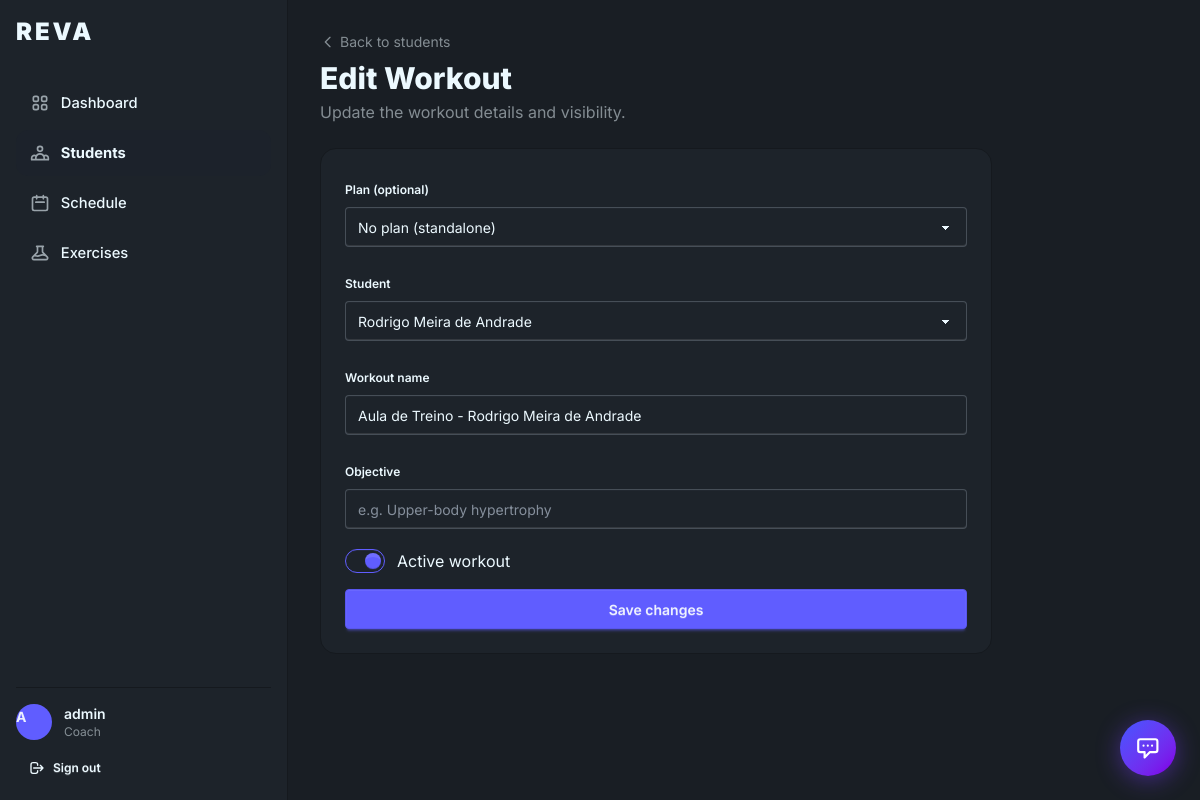
The app's page /workouts/5/edit/ (signed in) with its own data.
### workouts/models.py (models this page shows, shortened)
class WorkoutPlan(models.Model):
	plan = models.ForeignKey(
		TrainingPlan,
		on_delete=models.CASCADE,
		related_name="workouts",
		null=True,
		blank=True,
	)
	athlete = models.ForeignKey(Athlete, on_delete=models.CASCADE, related_name="workout_plans")
	name = models.CharField(max_length=120)
	objective = models.CharField(max_length=200, blank=True)
	origin = models.CharField(max_length=30, choices=PlanOrigin.choices, default=PlanOrigin.TRAINER_PRESCRIBED)
	is_active = models.BooleanField(default=True)
	is_archived = models.BooleanField("Arquivado", default=False)
	created_by = models.ForeignKey(settings.AUTH_USER_MODEL, on_delete=models.CASCADE, related_name="created_workouts")
	created_at = models.DateTimeField(auto_now_add=True)
	updated_at = models.DateTimeField(auto_now=True)
	class Meta:
		ordering = ["-updated_at"]

### accounts/models.py (models this page shows, shortened)
class User(AbstractUser):
	role = models.CharField(max_length=20, choices=UserRole.choices, default=UserRole.STUDENT)
	@property
	def is_trainer(self):
		return self.role == UserRole.TRAINER

### workouts/views.py (the view, shortened to what this page needs)
# urls.py: path("<int:pk>/edit/", WorkoutPlanUpdateView.as_view(), name="workout-edit"),
class WorkoutPlanUpdateView(LoginRequiredMixin, TrainerRequiredMixin, UpdateView):
	model = WorkoutPlan
	form_class = WorkoutPlanForm
	template_name = "workouts/workout_form.html"
	def get_queryset(self):
		return _trainer_workout_queryset(self.request.user)
	def get_form_kwargs(self):
		kwargs = super().get_form_kwargs()
		kwargs["trainer"] = self.request.user
		kwargs["plan"] = None  # don't lock on edit
		return kwargs
	def get_context_data(self, **kwargs):
		ctx = super().get_context_data(**kwargs)
		ctx["editing"] = True
		return ctx

### workouts/forms.py (shortened to what this page needs)
class WorkoutPlanForm(forms.ModelForm):
    class Meta:
        model = WorkoutPlan
        fields = ["plan", "athlete", "name", "objective", "is_active"]
    def __init__(self, *args, trainer=None, plan=None, **kwargs):
        super().__init__(*args, **kwargs)
        self.trainer = trainer
        self.plan_context = plan
        if trainer is not None:
            self.fields["athlete"].queryset = Athlete.objects.filter(
                trainer=trainer,
                relationship_status=StudentRelationshipStatus.ACTIVE,
            )
            self.fields["plan"].queryset = TrainingPlan.objects.filter(
                created_by=trainer,
                athlete__trainer=trainer,
                athlete__relationship_status=StudentRelationshipStatus.ACTIVE,
            )
        self.fields["plan"].required = False
        if plan is not None:
            self.fields["plan"].initial = plan.pk
            self.fields["plan"].widget = forms.HiddenInput()
            self.fields["athlete"].initial = plan.athlete.pk
            self.fields["athlete"].widget = forms.HiddenInput()

### core/mixins.py (called while the page is built)
    def test_func(self):
        return self.request.user.is_authenticated and self.request.user.is_trainer

### workouts/views.py (called while the page is built)
def _trainer_workout_queryset(user):
	return WorkoutPlan.objects.filter(
		created_by=user,
		athlete__trainer=user,
		athlete__relationship_status=StudentRelationshipStatus.ACTIVE,
	)

### templates/workouts/workout_form.html (shortened to what this page needs)
{% extends 'base.html' %}
{% block screen_id %}workout-form{% endblock %}
{% block nav_students %}active{% endblock %}
{% block content %}
<div class="mb-6">
  <a href="{% if plan %}{% url 'plan-detail' plan.pk %}{% else %}{% url 'student-list' %}{% endif %}" class="text-sm opacity-50 hover:opacity-80 transition inline-flex items-center gap-1 mb-2">
    <svg class="w-4 h-4" fill="none" viewBox="0 0 24 24" stroke="currentColor"><path stroke-linecap="round" stroke-linejoin="round" stroke-width="2" d="M15 19l-7-7 7-7"/></svg>
    {% if plan %}Back to {{ plan.name }}{% else %}Back to students{% endif %}
  </a>
  <h1 class="text-2xl sm:text-3xl font-extrabold">{% if editing %}Edit Workout{% else %}New Workout{% endif %}</h1>
  <p class="opacity-50 mt-1 text-sm sm:text-base">
    {% if editing %}Update the workout details and visibility.{% elif plan %}Creating a workout inside <strong>{{ plan.name }}</strong> for {{ plan.athlete.user.get_full_name }}.{% else %}Fill in the details to create a workout for a student.{% endif %}
  </p>
</div>
<div class="max-w-2xl">
  <div class="bg-base-100 rounded-2xl border border-base-300 p-4 sm:p-6">
    <form method="post" class="space-y-4">
      {% if form.plan.is_hidden %}
        {{ form.plan }}
        {{ form.athlete }}
      {% else %}
        <fieldset class="fieldset">
          <legend class="fieldset-legend">Plan (optional)</legend>
          <select class="select w-full" name="plan">
            <option value="">No plan (standalone)</option>
          </select>
        </fieldset>
        <fieldset class="fieldset">
          <legend class="fieldset-legend">Student</legend>
          <select class="select w-full{% if form.athlete.errors %} select-error{% endif %}" name="athlete" required>
            {% for option in form.athlete.field.queryset %}
              <option value="{{ option.pk }}" {% if form.athlete.value|stringformat:"s" == option.pk|stringformat:"s" %}selected{% endif %}>{{ option.user.get_full_name|default:option.user.username }}</option>
            {% endfor %}
          </select>
        </fieldset>
      {% endif %}
      <fieldset class="fieldset">
        <legend class="fieldset-legend">Workout name</legend>
        <input class="input w-full{% if form.name.errors %} input-error{% endif %}" type="text" name="name" value="{{ form.name.value|default:'' }}" placeholder="e.g. Workout A - Upper Body" required>
      </fieldset>
      <fieldset class="fieldset">
        <legend class="fieldset-legend">Objective</legend>
        <input class="input w-full" type="text" name="objective" value="{{ form.objective.value|default:'' }}" placeholder="e.g. Upper-body hypertrophy">
      </fieldset>
      <label class="flex items-center gap-3 cursor-pointer">
        <input class="toggle toggle-primary" type="checkbox" name="is_active" {% if form.is_active.value %}checked{% endif %}>
        <span class="label-text">Active workout</span>
      </label>
      <button class="btn btn-primary btn-block" type="submit">{% if editing %}Save changes{% else %}Create workout{% endif %}</button>
    </form>
  </div>
</div>
{% endblock %}

### templates/base.html (shortened to what this page needs)
<!doctype html>
<html lang="en" data-theme="dark">
<head>
  <link href="https://cdn.jsdelivr.net/npm/daisyui@5" rel="stylesheet" type="text/css" />
  <script src="https://cdn.jsdelivr.net/npm/@tailwindcss/browser@4"></script>
  {% if request.user.is_authenticated %}
  <link rel="stylesheet" href="/static/css/assistant.css">
  {% endif %}
</head>
<body class="bg-base-200 min-h-screen" data-screen-id="{% block screen_id %}default{% endblock %}">
  <div class="drawer lg:drawer-open">
    <div class="drawer-content flex flex-col min-h-screen">
      <main class="app-main flex-1 p-3 sm:p-4 lg:p-8">
        {% block content %}{% endblock %}
      </main>
    </div>
    <div class="drawer-side z-40">
      <aside class="flex flex-col w-72 bg-base-100 border-r border-base-300 p-4 min-h-screen">
        <a href="{% url 'landing' %}" class="text-2xl font-black tracking-wider mb-8 block" style="letter-spacing:.12em">REVA</a>
        <nav class="flex flex-col gap-1 flex-1">
          {% if request.user.is_authenticated %}
            {% if request.user.is_trainer %}
              <a href="{% url 'trainer-dashboard' %}" class="sidebar-link {% block nav_dashboard %}{% endblock %}">
                Dashboard
              </a>
              <a href="{% url 'student-list' %}" class="sidebar-link {% block nav_students %}{% endblock %}">
                Students
              </a>
              <a href="{% url 'schedule' %}" class="sidebar-link {% block nav_schedule %}{% endblock %}">
                <svg fill="none" viewBox="0 0 24 24" stroke="currentColor"><path stroke-linecap="round" stroke-linejoin="round" stroke-width="2" d="M8 7V3m8 4V3m-9 8h10M5 21h14a2 2 0 002-2V7a2 2 0 00-2-2H5a2 2 0 00-2 2v12a2 2 0 002 2z"/></svg>
                Schedule
              </a>
              <a href="{% url 'exercise-catalog-list' %}" class="sidebar-link {% block nav_exercises %}{% endblock %}">
                Exercises
              </a>
            {% endif %}
          {% endif %}
        </nav>
        {% if request.user.is_authenticated %}
        <div class="border-t border-base-300 pt-4 mt-4">
          <div class="flex items-center gap-3 mb-3">
            <div class="avatar placeholder">
              <div class="bg-primary text-primary-content w-9 rounded-full">
                <span class="text-sm font-bold">{{ request.user.username|make_list|first|upper }}</span>
              </div>
            </div>
            <div class="leading-tight">
              <p class="font-semibold text-sm">{{ request.user.get_full_name|default:request.user.username }}</p>
              <p class="text-xs opacity-50">{% if request.user.is_trainer %}Coach{% else %}Student{% endif %}</p>
            </div>
          </div>
          <form method="post" action="{% url 'logout' %}">
            <button type="submit" class="btn btn-ghost btn-sm btn-block justify-start gap-2">
              <svg class="w-4 h-4" fill="none" viewBox="0 0 24 24" stroke="currentColor"><path stroke-linecap="round" stroke-linejoin="round" stroke-width="2" d="M17 16l4-4m0 0l-4-4m4 4H7m6 4v1a3 3 0 01-3 3H6a3 3 0 01-3-3V7a3 3 0 013-3h4a3 3 0 013 3v1"/></svg>
              Sign out
            </button>
          </form>
        </div>
        {% endif %}
      </aside>
    </div>
  </div>
  {% if request.user.is_authenticated %}
  <button id="reva-fab" class="reva-fab" title="REVA Assistant (Ctrl+K)" aria-label="Open assistant">
    <svg class="reva-fab-icon-chat" fill="none" viewBox="0 0 24 24" stroke="currentColor">
      <path stroke-linecap="round" stroke-linejoin="round" stroke-width="2" d="M8 10h.01M12 10h.01M16 10h.01M9 16H5a2 2 0 01-2-2V6a2 2 0 012-2h14a2 2 0 012 2v8a2 2 0 01-2 2h-5l-5 5v-5z"/>
    </svg>
  </button>
  {% endif %}
</body>
</html>

### static/css/assistant.css (style rules this page uses)
.reva-fab { position: fixed; bottom: 1.5rem; right: 1.5rem; z-index: 9998; width: 3.5rem; height: 3.5rem; border-radius: 50%; background: linear-gradient(135deg, oklch(.55 .25 270), oklch(.50 .28 300)); color: #fff; border: none; cursor: pointer; display: flex; align-items: center; justify-content: center; box-shadow: 0 4px 24px rgba(120, 60, 255, .45), 0 0 0 0 rgba(120, 60, 255, .3); transition: transform .2s cubic-bezier(.4,0,.2,1), box-shadow .2s; animation: reva-fab-pulse 3s ease-in-out infinite; }
.reva-fab svg { width: 1.6rem; height: 1.6rem; transition: transform .3s; }

### templates/base.html (style rules this page uses)
body { font-family: 'Inter', system-ui, sans-serif; -webkit-tap-highlight-color: transparent; }
.sidebar-link { display:flex; align-items:center; gap:.65rem; padding:.75rem .9rem; border-radius:.75rem; font-weight:500; font-size:.92rem; color:inherit; text-decoration:none; transition:background .15s; min-height:44px; }
.sidebar-link:hover, .sidebar-link.active { background:oklch(.25 .02 260); }
.sidebar-link.active { font-weight:700; }
.sidebar-link svg { width:20px; height:20px; flex-shrink:0; opacity:.6; }
.app-main { padding-bottom:5.75rem; }
@media (min-width: 1024px) { .app-main { padding-bottom:2rem; } }

### records on screen
WorkoutPlan: name "Aula de Treino - Rodrigo Meira de Andrade"
User: user.username|make_list "A", user.get_full_name "admin"

### other values on screen
form field athlete "Rodrigo Meira de Andrade"
